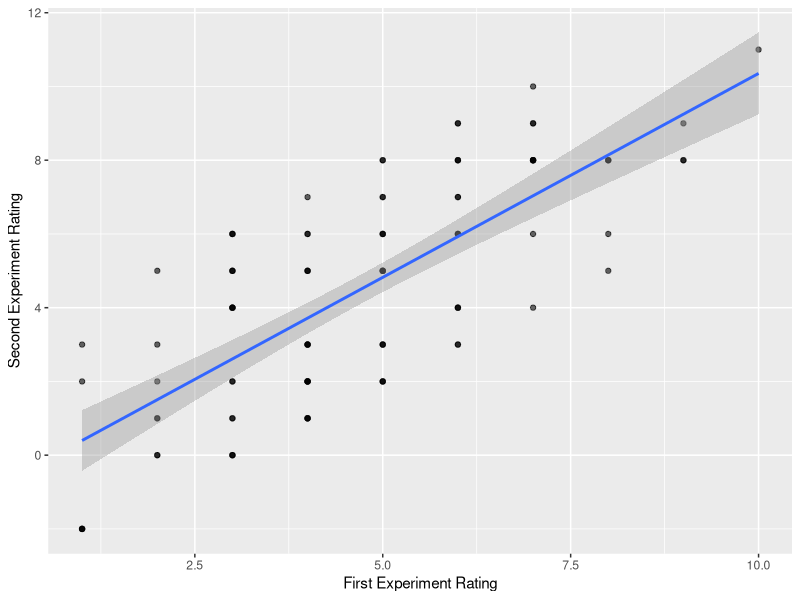
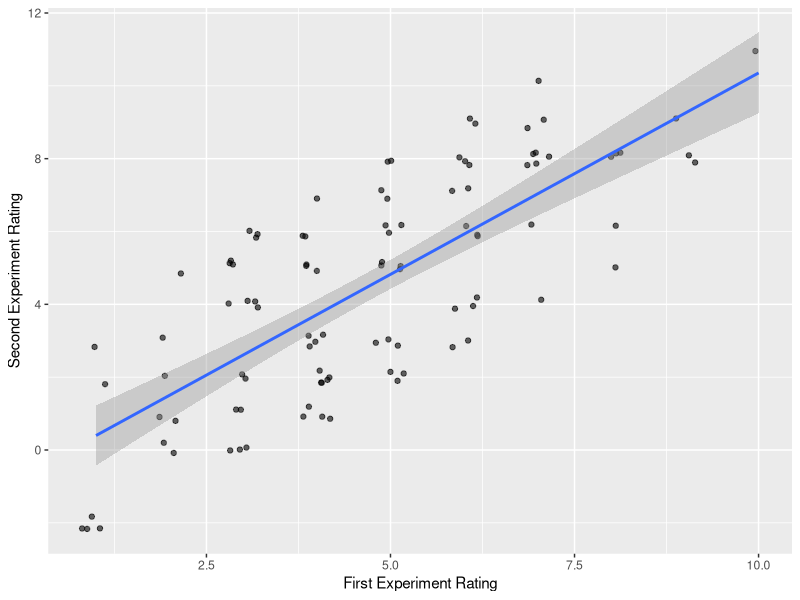
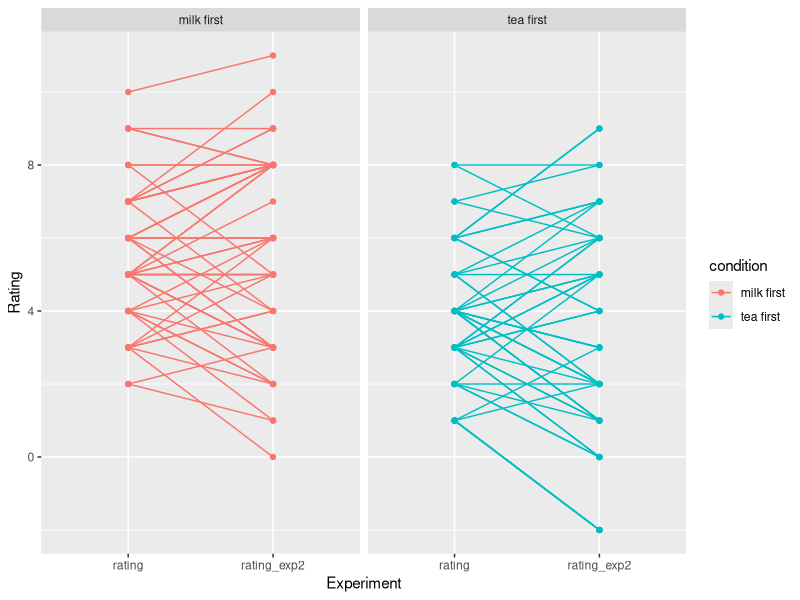

Here is the R script that generated these plots, in order:
## ---- chunk 1
library(tidyverse)
library(ggplot2) # plotting
## ---- chunk 2
set.seed(123) # good practice to set a random seed, or else different runs get you different results
## ---- chunk 3
make_tea_data <- function(n_total = 48,
                          sigma = 1.25,
                          delta = 1.5) {
  n_half <- n_total / 2
  tibble(condition = c(rep("milk first", n_half), rep("tea first", n_half)),
         rating = c(round(
           rnorm(n_half, mean = 3.5 + delta, sd = sigma)
         ),
         round(rnorm(
           n_half, mean = 3.5, sd = sigma
         )))) |>
    mutate(rating = if_else(rating > 10, 10, rating),
           # truncate if greater than max/min of rating scale
           rating = if_else(rating < 1, 1, rating))
}
## ---- chunk 4
# YOUR CODE HERE
tea_data <- make_tea_data(n_total = 100, delta = 2, sigma = 2) 
## ---- chunk 5
tea_data1 <- tea_data %>%
  rowwise() %>%
  mutate(rating_exp2 = rating + sample(-3:3, 1)) %>%
  mutate(difference = rating_exp2 - rating) %>%
  ungroup()

head(tea_data1)
## ---- chunk 6
# YOUR CODE HERE
ggplot(data = tea_data1,aes(x = rating, y = rating_exp2)) +
  geom_point(alpha = 0.6) +
  geom_smooth(method='lm') +
  labs(x = "First Experiment Rating",
       y = "Second Experiment Rating")
## ---- chunk 7
ggplot(data = tea_data1, aes(x = rating, y = rating_exp2)) +
  geom_jitter(width = 0.2, height = 0.2, alpha = 0.6) +
  geom_smooth(method='lm') +
  labs(x = "First Experiment Rating",
       y = "Second Experiment Rating")
## ---- chunk 8
cor.test(tea_data1$rating, tea_data1$rating_exp2)
## ---- chunk 9
# YOUR CODE HERE
# Make new, longer dataframe 
tea_data_long <- tea_data1 %>%
  mutate(sub_id = row_number()) %>%
  pivot_longer(cols = c(rating, rating_exp2), names_to = "experiment", values_to = "rating")
## ---- chunk 10
# YOUR PLOTTING CODE HERE
ggplot(tea_data_long, aes(x = experiment, y = rating, group = sub_id, col = condition)) +
  geom_line() +
  geom_point() +
  facet_wrap(~condition) +
  labs(x = "Experiment", y = "Rating")
## ---- chunk 11
# YOUR CODE HERE
tea_data <- make_tea_data(n_total = 100, delta = 2, sigma = 2)
tea_data1 <- tea_data %>%
  rowwise() %>%
  mutate(
    rating_exp2 = rating + sample(-3:3, 1),
    difference = rating_exp2 - rating
  ) %>%
  ungroup()

cor.test(tea_data1$rating, tea_data1$rating_exp2)
## ---- chunk 12
tea_data1 <- tea_data %>%
  rowwise() %>%
  mutate(
    rating_exp2 = rating + sample(-5:5, 1),
    difference = rating_exp2 - rating
  ) %>%
  ungroup()

cor.test(tea_data1$rating, tea_data1$rating_exp2)
## ---- chunk 13
tea_data <- make_tea_data(n_total = 200, delta = 2, sigma = 2)

tea_data1 <- tea_data %>%
  rowwise() %>%
  mutate(
    rating_exp2 = rating + sample(-3:3, 1),
    difference = rating_exp2 - rating
  ) %>%
  ungroup()

cor.test(tea_data1$rating, tea_data1$rating_exp2)
